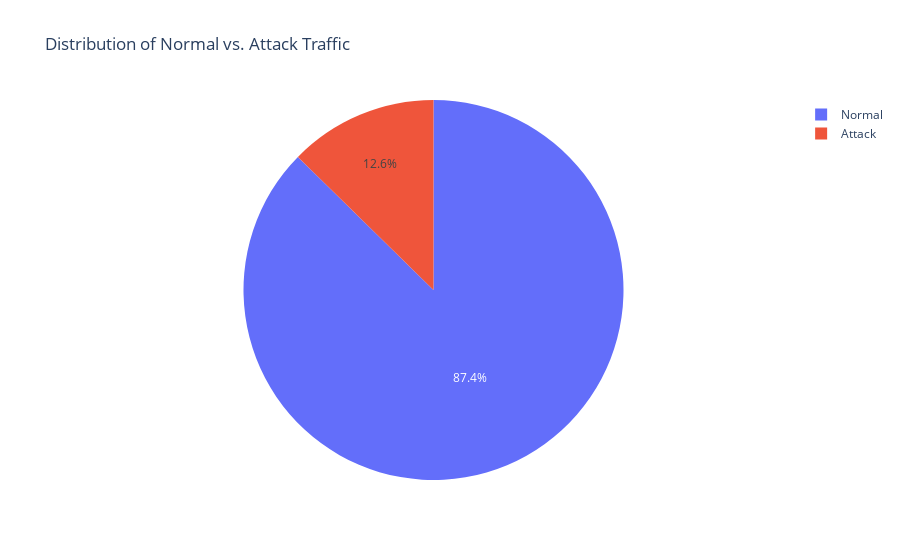

The notebook cell saved with this chart:
### Code cell
#Visualization of distribution of traffic
label_df = label_counts.reset_index()
label_df['label_name'] = label_df['label'].apply(lambda x: 'Attack' if x == 1 else 'Normal')
fig = px.pie(label_df,
             values='count',
             names='label_name',
             title='Distribution of Normal vs. Attack Traffic',
             color_discrete_map={'Normal':'lightcyan',
                                 'Attack':'darkorange'})
fig.show()

### Figure 1 — Plotly figure (JSON) as saved in the notebook; plotly's stock layout.template omitted (floating-point values rounded to 4 significant figures)
{"data": [{"domain": {"x": [0, 1], "y": [0, 1]}, "hovertemplate": "label_name=%{label}<br>count=%{value}<extra></extra>", "labels": ["Normal", "Attack"], "legendgroup": "", "name": "", "showlegend": true, "type": "pie", "values": [2218764, 321283]}], "layout": {"legend": {"tracegroupgap": 0}, "title": {"text": "Distribution of Normal vs. Attack Traffic"}}}
